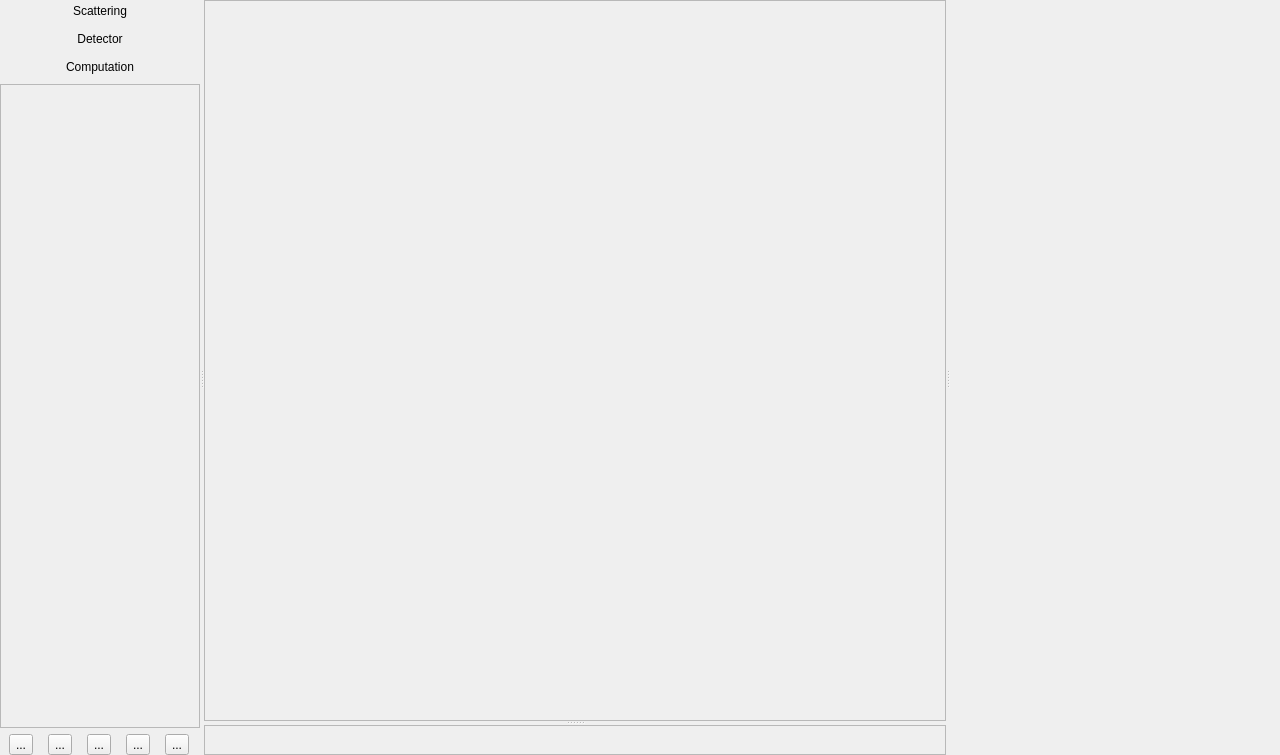
<?xml version="1.0" encoding="UTF-8"?>
<ui version="4.0">
    <class>MainWindow</class>
    <widget class="QMainWindow" name="MainWindow">
        <property name="geometry">
            <rect>
                <x>0</x>
                <y>0</y>
                <width>1280</width>
                <height>755</height>
            </rect>
        </property>
        <property name="windowTitle">
            <string>HipGISAXS</string>
        </property>
        <widget class="QWidget" name="centralwidget">
            <layout class="QHBoxLayout" name="horizontalLayout_2">
                <property name="spacing">
                    <number>0</number>
                </property>
                <property name="margin">
                    <number>0</number>
                </property>
                <item>
                    <widget class="QSplitter" name="splitter_3">
                        <property name="orientation">
                            <enum>Qt::Horizontal</enum>
                        </property>
                        <widget class="QWidget" name="">
                            <layout class="QVBoxLayout" name="verticalLayout_3">
                                <item>
                                    <widget class="QPushButton" name="showScatteringButton">
                                        <property name="text">
                                            <string>Scattering</string>
                                        </property>
                                        <property name="flat">
                                            <bool>true</bool>
                                        </property>
                                    </widget>
                                </item>
                                <item>
                                    <widget class="QPushButton" name="showDetectorButton">
                                        <property name="text">
                                            <string>Detector</string>
                                        </property>
                                        <property name="flat">
                                            <bool>true</bool>
                                        </property>
                                    </widget>
                                </item>
                                <item>
                                    <widget class="QPushButton" name="showComputationButton">
                                        <property name="text">
                                            <string>Computation</string>
                                        </property>
                                        <property name="flat">
                                            <bool>true</bool>
                                        </property>
                                    </widget>
                                </item>
                                <item>
                                    <widget class="QScrollArea" name="featuresScroll">
                                        <property name="minimumSize">
                                            <size>
                                                <width>200</width>
                                                <height>0</height>
                                            </size>
                                        </property>
                                        <property name="widgetResizable">
                                            <bool>true</bool>
                                        </property>
                                        <widget class="QWidget" name="scrollAreaWidgetContents">
                                            <property name="geometry">
                                                <rect>
                                                    <x>0</x>
                                                    <y>0</y>
                                                    <width>198</width>
                                                    <height>559</height>
                                                </rect>
                                            </property>
                                            <layout class="QVBoxLayout" name="featuresList">
                                                <property name="spacing">
                                                    <number>0</number>
                                                </property>
                                                <property name="margin">
                                                    <number>0</number>
                                                </property>
                                            </layout>
                                        </widget>
                                    </widget>
                                </item>
                                <item>
                                    <layout class="QHBoxLayout" name="horizontalLayout">
                                        <item>
                                            <widget class="QToolButton" name="addFeatureButton">
                                                <property name="text">
                                                    <string>...</string>
                                                </property>
                                                <property name="icon">
                                                    <iconset>
                                                        <normaloff>gui/icons_0.png</normaloff>gui/icons_0.png
                                                    </iconset>
                                                </property>
                                                <property name="iconSize">
                                                    <size>
                                                        <width>32</width>
                                                        <height>32</height>
                                                    </size>
                                                </property>
                                            </widget>
                                        </item>
                                        <item>
                                            <widget class="QToolButton" name="addParticleButton">
                                                <property name="text">
                                                    <string>...</string>
                                                </property>
                                                <property name="icon">
                                                    <iconset>
                                                        <normaloff>gui/icons_2.png</normaloff>gui/icons_2.png
                                                    </iconset>
                                                </property>
                                                <property name="iconSize">
                                                    <size>
                                                        <width>32</width>
                                                        <height>32</height>
                                                    </size>
                                                </property>
                                            </widget>
                                        </item>
                                        <item>
                                            <widget class="QToolButton" name="addSubstrateButton">
                                                <property name="text">
                                                    <string>...</string>
                                                </property>
                                                <property name="icon">
                                                    <iconset>
                                                        <normaloff>gui/icons_1.png</normaloff>gui/icons_1.png
                                                    </iconset>
                                                </property>
                                                <property name="iconSize">
                                                    <size>
                                                        <width>32</width>
                                                        <height>32</height>
                                                    </size>
                                                </property>
                                            </widget>
                                        </item>
                                        <item>
                                            <widget class="QToolButton" name="runLocal">
                                                <property name="text">
                                                    <string>...</string>
                                                </property>
                                                <property name="icon">
                                                    <iconset>
                                                        <normaloff>gui/icons_4.png</normaloff>gui/icons_4.png
                                                    </iconset>
                                                </property>
                                                <property name="iconSize">
                                                    <size>
                                                        <width>32</width>
                                                        <height>32</height>
                                                    </size>
                                                </property>
                                            </widget>
                                        </item>
                                        <item>
                                            <widget class="QToolButton" name="runRemote">
                                                <property name="text">
                                                    <string>...</string>
                                                </property>
                                                <property name="icon">
                                                    <iconset>
                                                        <normaloff>gui/icons_4.png</normaloff>gui/icons_4.png
                                                    </iconset>
                                                </property>
                                                <property name="iconSize">
                                                    <size>
                                                        <width>32</width>
                                                        <height>32</height>
                                                    </size>
                                                </property>
                                            </widget>
                                        </item>
                                    </layout>
                                </item>
                            </layout>
                        </widget>
                        <widget class="QSplitter" name="splitter_2">
                            <property name="sizePolicy">
                                <sizepolicy hsizetype="Expanding" vsizetype="Preferred">
                                    <horstretch>2</horstretch>
                                    <verstretch>0</verstretch>
                                </sizepolicy>
                            </property>
                            <property name="orientation">
                                <enum>Qt::Horizontal</enum>
                            </property>
                            <widget class="QSplitter" name="splitter">
                                <property name="sizePolicy">
                                    <sizepolicy hsizetype="Preferred" vsizetype="Preferred">
                                        <horstretch>0</horstretch>
                                        <verstretch>2</verstretch>
                                    </sizepolicy>
                                </property>
                                <property name="orientation">
                                    <enum>Qt::Vertical</enum>
                                </property>
                                <widget class="QFrame" name="frame_2">
                                    <property name="sizePolicy">
                                        <sizepolicy hsizetype="Preferred" vsizetype="Preferred">
                                            <horstretch>0</horstretch>
                                            <verstretch>2</verstretch>
                                        </sizepolicy>
                                    </property>
                                    <property name="frameShape">
                                        <enum>QFrame::StyledPanel</enum>
                                    </property>
                                    <property name="frameShadow">
                                        <enum>QFrame::Raised</enum>
                                    </property>
                                    <layout class="QVBoxLayout" name="latticeplaceholder">
                                        <property name="margin">
                                            <number>0</number>
                                        </property>
                                    </layout>
                                </widget>
                                <widget class="QFrame" name="frame_3">
                                    <property name="sizePolicy">
                                        <sizepolicy hsizetype="Preferred" vsizetype="Preferred">
                                            <horstretch>0</horstretch>
                                            <verstretch>0</verstretch>
                                        </sizepolicy>
                                    </property>
                                    <property name="frameShape">
                                        <enum>QFrame::StyledPanel</enum>
                                    </property>
                                    <property name="frameShadow">
                                        <enum>QFrame::Raised</enum>
                                    </property>
                                </widget>
                            </widget>
                        </widget>
                        <widget class="QStackedWidget" name="featureWidgetHolder">
                            <property name="sizePolicy">
                                <sizepolicy hsizetype="Expanding" vsizetype="Preferred">
                                    <horstretch>1</horstretch>
                                    <verstretch>0</verstretch>
                                </sizepolicy>
                            </property>
                            <property name="minimumSize">
                                <size>
                                    <width>330</width>
                                    <height>0</height>
                                </size>
                            </property>
                            <property name="currentIndex">
                                <number>0</number>
                            </property>
                            <widget class="QWidget" name="page"/>
                            <widget class="QWidget" name="page_2"/>
                        </widget>
                    </widget>
                </item>
            </layout>
        </widget>
    </widget>
    <resources/>
    <connections/>
</ui>
